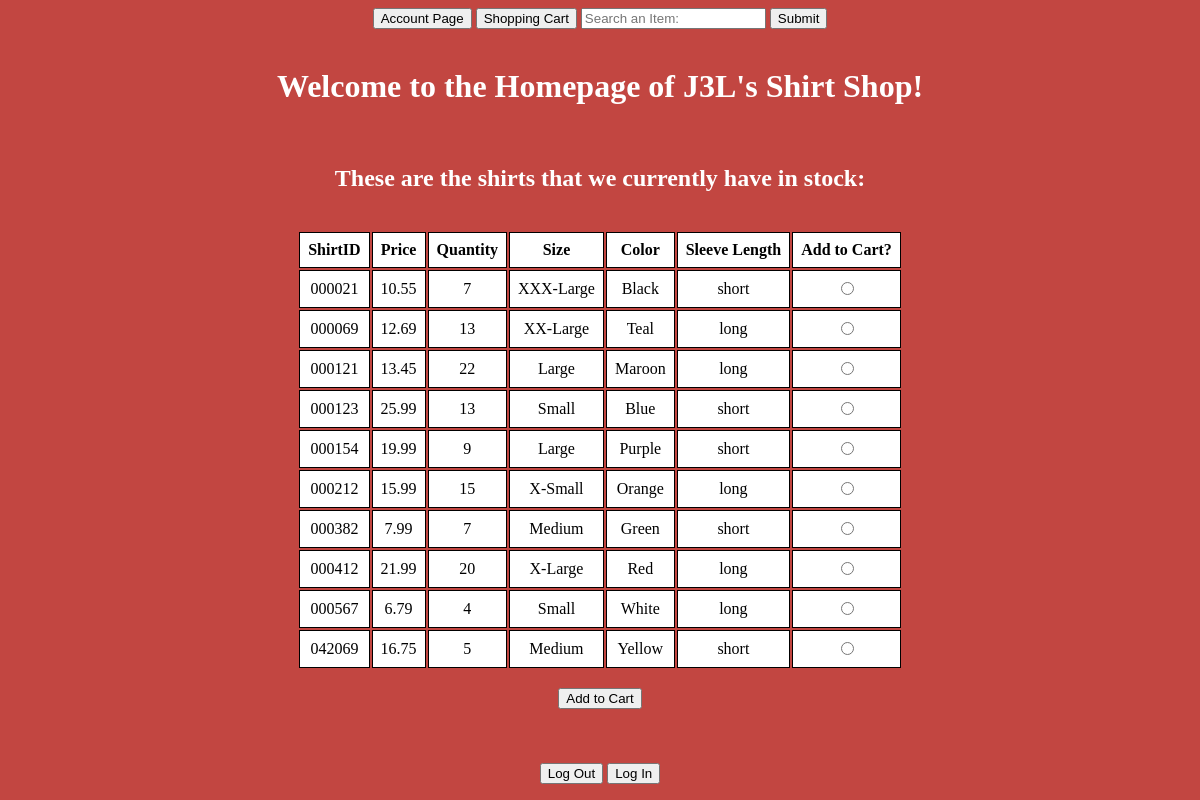
The app's page /Homepage.php with its own data.
### tables this page shows
CREATE TABLE IF NOT EXISTS `INVENTORY` (
  `shirtID` varchar(20) NOT NULL,
  `price` float NOT NULL,
  `quantity` int(11) NOT NULL,
  `size` varchar(20) DEFAULT NULL,
  `color` varchar(20) DEFAULT NULL,
  `sleeve` varchar(20) NOT NULL
);

### Homepage.php (the view, shortened to what this page needs)
<!DOCTYPE html>
<html lang="en">
<head>
    <link rel=”stylesheet” type=”text/css” href=”sitelook.css”/>
</head>
<body style ="background-color:#C24641; text-align: center;">
  <div id="homecontain">
    <div id="pgbtnhome">
      <input type="button" id="account_page" onclick="document.location.href='account.php'" value="Account Page">
      <input type="button" id="shopping_cart" onclick="document.location.href='Shopping_Cart.php'" value="Shopping Cart">
      <input type="text" id="valueToSearch" placeholder="Search an Item: ">
      <input type="submit" value = "Submit">
  </div>
    <div id="homehead">
      <br> <h1 style="background-color:#C24641; color:white; text-align:center;"> Welcome to the Homepage of J3L's Shirt Shop! </h1> <br>
    </div>
    <h2 style="background-color:#C24641; color:white; text-align: center;"> These are the shirts that we currently have in stock: </h2> <br>
    <form method="post" action="Shopping_Cart.php">
    <?php
      $conn = new mysqli($hn, $un, $pw, $db);
      $query = "SELECT * FROM `INVENTORY`";
      $result = $conn->query($query);
        echo '
        <table style="margin-left:auto;margin-right:auto;">
          <tr>
            <th colspan="1">ShirtID</th>
            <th colspan="1">Price</th>
            <th colspan="1">Quantity</th>
            <th colspan="1">Size</th>
            <th colspan="1">Color</th>
            <th colspan="1">Sleeve Length</th>
            <th colspan="1">Add to Cart?</th>
          </tr>';
        while($row = $result->fetch_array()) {
          echo '
            <tr id="'. $row[shirtID] . '" >
              <td>'. $row[shirtID] . '</td>
              <td>'. $row[price] . '</td>
              <td>'. $row[quantity] . '</td>
              <td>'. $row[size] . '</td>
              <td>'. $row[color] . '</td>
              <td>'. $row[sleeve] . '</td>
              <td> <input type="radio" name="add_to_cart" value="'. $row[shirtID] . '"> </td>
            </tr>';
        }
        echo '</table>';
        echo '<br> <input type="submit" id="submit" value="Add to Cart"> <br>';
    ?>
    </form>
    <br><br><br>
    <input type="button" id="log_out" onclick="document.location.href='logout_page.php'" value="Log Out">
    <input type="button" id="log_in" onclick="document.location.href='login_page.php'" value="Log In">
  </div>
</body>
</html>

### Homepage.php (style rules this page uses)
td, th { background-color: white; border: 1px solid; text-align: center; padding: 0.5em; }

### records on screen
inventory: shirtID "000021", price "10.55", quantity "7", size "XXX-Large", color "Black", sleeve "short"
inventory: shirtID "000069", price "12.69", quantity "13", size "XX-Large", color "Teal", sleeve "long"
inventory: shirtID "000121", price "13.45", quantity "22", size "Large", color "Maroon", sleeve "long"
inventory: shirtID "000123", price "25.99", quantity "13", size "Small", color "Blue", sleeve "short"
inventory: shirtID "000154", price "19.99", quantity "9", size "Large", color "Purple", sleeve "short"
inventory: shirtID "000212", price "15.99", quantity "15", size "X-Small", color "Orange", sleeve "long"
inventory: shirtID "000382", price "7.99", quantity "7", size "Medium", color "Green", sleeve "short"
inventory: shirtID "000412", price "21.99", quantity "20", size "X-Large", color "Red", sleeve "long"
inventory: shirtID "000567", price "6.79", quantity "4", size "Small", color "White", sleeve "long"
inventory: shirtID "042069", price "16.75", quantity "5", size "Medium", color "Yellow", sleeve "short"
